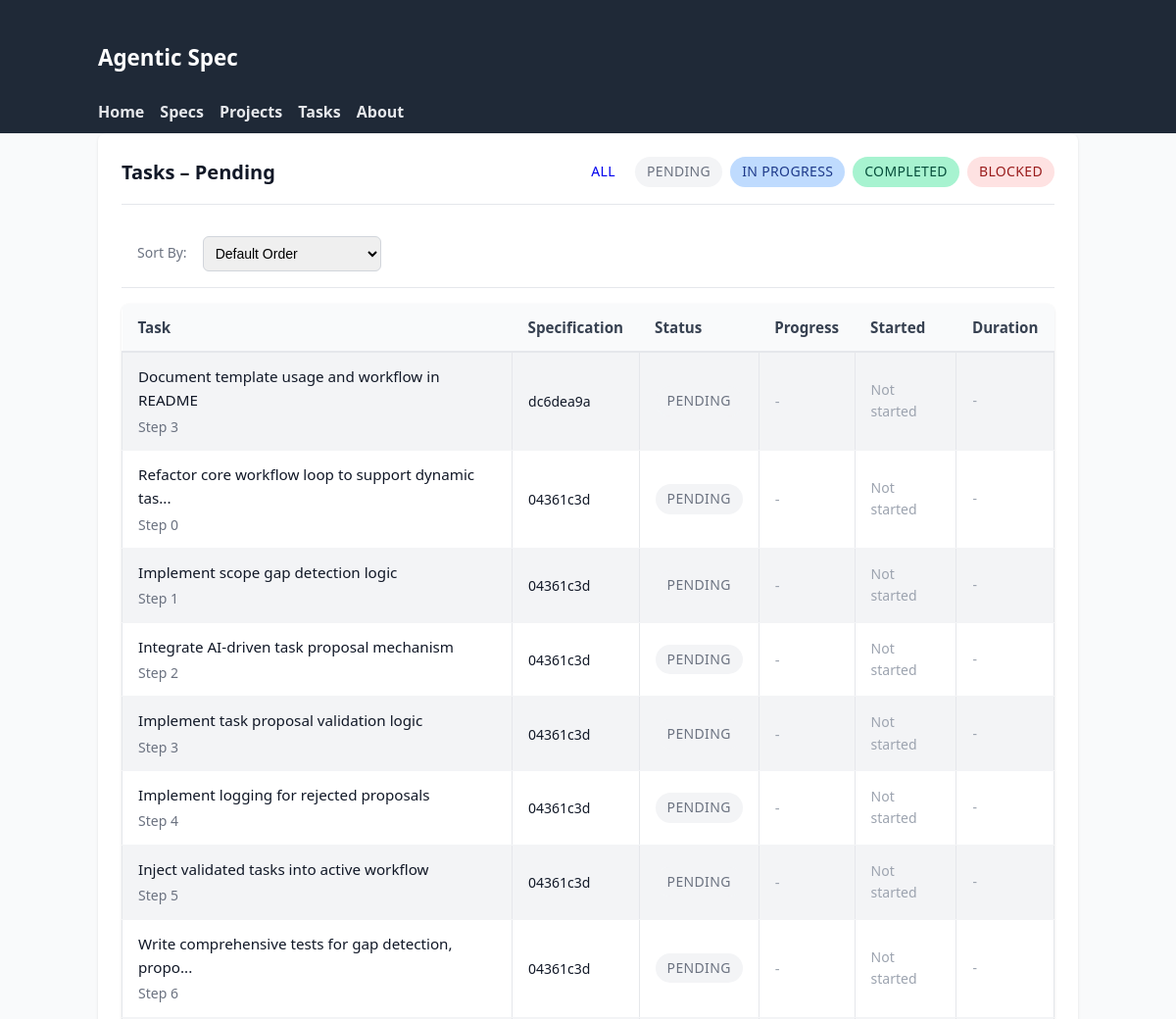
Page /tasks?status=pending (upper part) on the earlier database version.
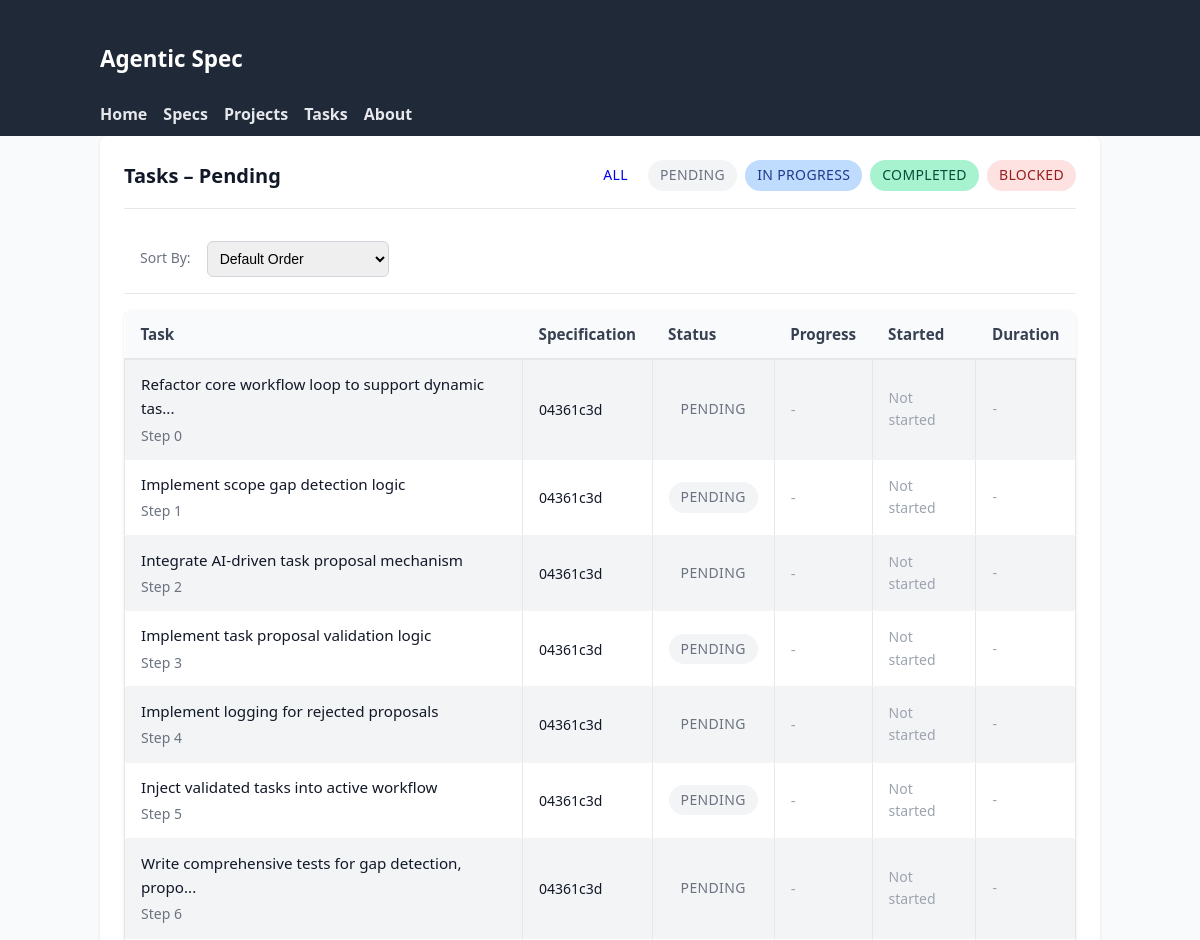
Same page on the later database version.
### tables this page shows
CREATE TABLE tasks (
                id TEXT PRIMARY KEY,
                spec_id TEXT NOT NULL,
                step_index INTEGER NOT NULL,
                task TEXT NOT NULL,
                details TEXT NOT NULL,
                files TEXT NOT NULL,
                acceptance TEXT NOT NULL,
                estimated_effort TEXT NOT NULL,
                sub_spec_id TEXT,
                decomposition_hint TEXT,
                status TEXT DEFAULT 'pending',
                started_at TIMESTAMP,
                completed_at TIMESTAMP,
                time_spent_minutes INTEGER,
                completion_notes TEXT,
                blockers TEXT DEFAULT '[]',
                -- Enhanced tracking fields
                is_completed BOOLEAN DEFAULT FALSE,
                assigned_to TEXT DEFAULT 'unassigned',
                priority INTEGER DEFAULT 5,
                last_accessed TIMESTAMP,
                estimated_completion_date TIMESTAMP,
                actual_effort_minutes INTEGER,
                dependencies TEXT DEFAULT '[]',
                -- Lifecycle timestamps
                blocked_at TIMESTAMP,
                unblocked_at TIMESTAMP,
                approved_at TIMESTAMP,
                rejected_at TIMESTAMP,
                FOREIGN KEY (spec_id) REFERENCES specifications (id) ON DELETE CASCADE
            );

### agentic_spec/web_ui.py (the view)
@app.get("/tasks", response_class=HTMLResponse)
async def list_tasks(
    request: Request,
    status: str | None = None,
    spec_id: str | None = None,
    project: str | None = None,
    start_date: str | None = None,
    end_date: str | None = None,
):
    def _parse_date(date_str: str | None) -> datetime | None:
        if not date_str:
            return None
        try:
            return datetime.fromisoformat(date_str)
        except ValueError:
            return None
    start_dt = _parse_date(start_date)
    end_dt = _parse_date(end_date)
    async with await get_db_manager() as manager:
        candidate_tasks: list[TaskDB] = []
        if spec_id:
            candidate_tasks = await manager.backend.get_tasks_for_spec(spec_id)
        else:
            specs: list[SpecificationDB] = await manager.backend.list_specifications()
            if project:
                specs = [s for s in specs if s.context.get("project") == project]
            for spec in specs:
                spec_tasks = await manager.backend.get_tasks_for_spec(spec.id)
                candidate_tasks.extend(spec_tasks)
        if status:
            candidate_tasks = [t for t in candidate_tasks if t.status.value == status]
        if start_dt:
            candidate_tasks = [
                t for t in candidate_tasks if t.started_at and t.started_at >= start_dt
            ]
        if end_dt:
            candidate_tasks = [
                t for t in candidate_tasks if t.started_at and t.started_at <= end_dt
            ]
        candidate_tasks.sort(key=lambda t: t.started_at or datetime.min, reverse=True)
        ctx = base_context(request, title="Tasks")
        ctx.update(
            {
                "tasks": candidate_tasks,
                "filters": {
                    "status": status,
                    "spec_id": spec_id,
                    "project": project,
                    "start_date": start_date,
                    "end_date": end_date,
                },
            }
        )
        return templates.TemplateResponse("task_list.html", ctx)

### agentic_spec/web_templates/task_list.html (shortened to what this page needs)
{% extends 'base.html' %}
{% block content %}
<div class="card">
  <div class="card-header">
    <h2 class="card-title">Tasks{% if filters.status %} – {{ filters.status|capitalize }}{% endif %}</h2>
    <div style="display: flex; gap: 0.5rem; flex-wrap: wrap;">
      <a href="/tasks" class="status-badge {% if not filters.status %}pending{% endif %}" style="text-decoration: none;">All</a>
      <a href="/tasks?status=pending" class="status-badge pending" style="text-decoration: none;">Pending</a>
      <a href="/tasks?status=in_progress" class="status-badge in_progress" style="text-decoration: none;">In Progress</a>
      <a href="/tasks?status=completed" class="status-badge completed" style="text-decoration: none;">Completed</a>
      <a href="/tasks?status=blocked" class="status-badge blocked" style="text-decoration: none;">Blocked</a>
    </div>
  </div>
  <div style="display: flex; gap: 1rem; padding: 1rem; border-bottom: 1px solid #e5e7eb; align-items: center;">
    <label for="task-sort-by" style="font-size: 0.875rem; color: #6b7280;">Sort By:</label>
    <select id="task-sort-by" style="padding: 0.5rem; border: 1px solid #d1d5db; border-radius: 0.375rem; font-size: 0.875rem;">
      <option value="default">Default Order</option>
    </select>
  </div>
  {% if tasks %}
  <table>
    <thead>
      <tr>
        <th>Task</th>
        <th>Specification</th>
        <th>Status</th>
        <th>Progress</th>
        <th>Started</th>
        <th>Duration</th>
      </tr>
    </thead>
    <tbody>
      {% for t in tasks %}
      <tr>
        <td>
          <a href="/tasks/{{ t.id }}">{{ t.task[:50] }}{% if t.task|length > 50 %}...{% endif %}</a>
          <div class="card-subtitle">Step {{ t.id.split(':')[-1] }}</div>
        </td>
        <td>
          <a href="/specs/{{ t.spec_id }}" style="font-size: 0.875rem;">{{ t.spec_id }}</a>
        </td>
        <td>
          <span class="status-badge {{ t.status.value }}">{{ t.status.value }}</span>
        </td>
        <td>
          {% if t.progress_percentage %}
          <div class="progress-bar" style="width: 100px;">
            <div class="progress-fill" style="width: {{ t.progress_percentage }}%"></div>
          </div>
          <span style="font-size: 0.75rem; color: #6b7280;">{{ t.progress_percentage }}%</span>
          {% else %}
          <span style="color: #9ca3af;">-</span>
          {% endif %}
        </td>
        <td style="font-size: 0.875rem; color: #6b7280;">
          {% if t.started_at %}
          {{ t.started_at.strftime('%Y-%m-%d %H:%M') }}
          {% else %}
          <span style="color: #9ca3af;">Not started</span>
          {% endif %}
        </td>
        <td style="font-size: 0.875rem; color: #6b7280;">
          {% if t.started_at and t.completed_at %}
          {{ (t.completed_at - t.started_at).total_seconds() // 3600 }}h {{ ((t.completed_at - t.started_at).total_seconds() % 3600) // 60 }}m
          {% elif t.started_at %}
          <span style="color: #3b82f6;">In progress</span>
          {% else %}
          <span style="color: #9ca3af;">-</span>
          {% endif %}
        </td>
      </tr>
      {% endfor %}
    </tbody>
  </table>
  {% else %}
  <p style="color: #6b7280; text-align: center; padding: 3rem 0;">
    No tasks found{% if filters.status %} with status "{{ filters.status }}"{% endif %}.
  </p>
  {% endif %}
</div>
{% endblock %}

Differences in the rows shown:
removed tasks: task "Document template usage and workflow in README", id "3", spec_id "dc6dea9a", status.value "PENDING"
